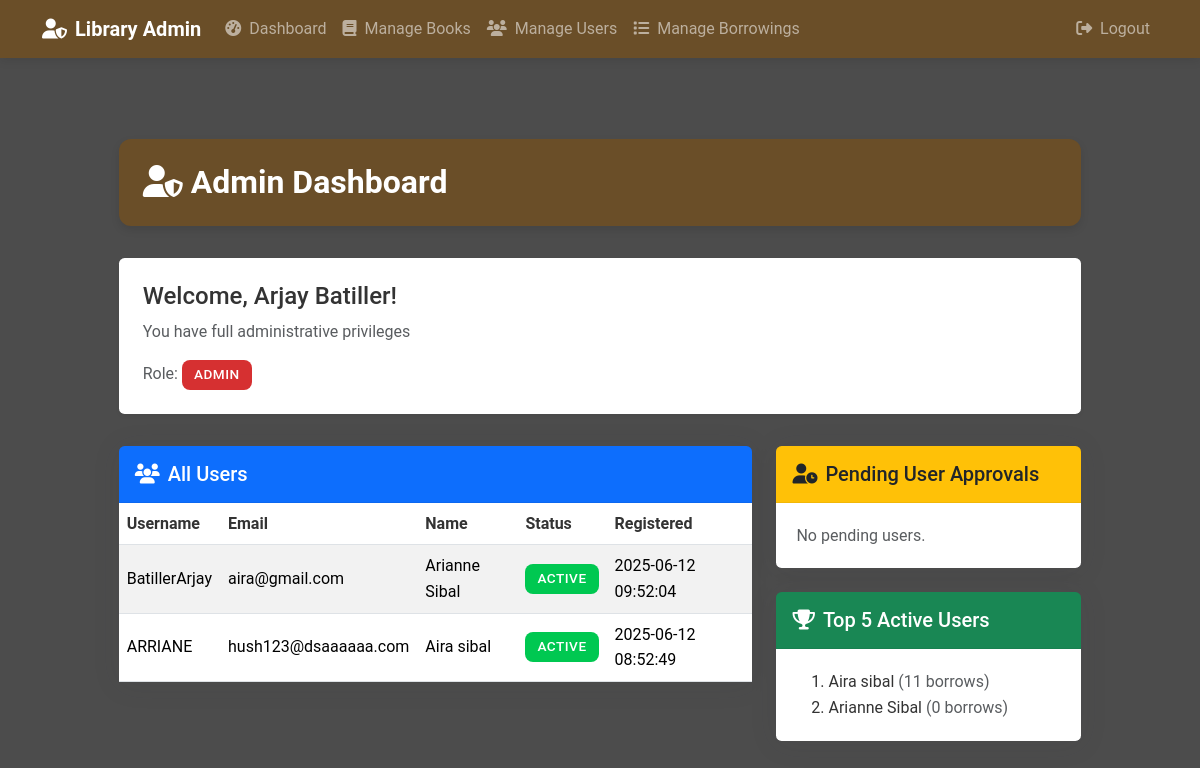
The app's page /admin-dashboard.php (signed in) with its own data.
### tables this page shows
CREATE TABLE `users` (
  `id` int(11) NOT NULL,
  `username` varchar(50) NOT NULL,
  `password` varchar(255) NOT NULL,
  `email` varchar(100) NOT NULL,
  `first_name` varchar(50) NOT NULL,
  `last_name` varchar(50) NOT NULL,
  `status` enum('active','pending','suspended') NOT NULL DEFAULT 'pending',
  `created_at` timestamp NOT NULL DEFAULT current_timestamp(),
  `updated_at` timestamp NOT NULL DEFAULT current_timestamp() ON UPDATE current_timestamp(),
  `remember_token` varchar(64) DEFAULT NULL,
  `role_id` int(11) DEFAULT 2,
  `birthday` date DEFAULT NULL,
  `mobile_number` varchar(20) DEFAULT NULL,
  `gender` enum('male','female') DEFAULT NULL,
  `terms_accepted` tinyint(1) DEFAULT 0
);

### admin-dashboard.php (the view, shortened to what this page needs)
<?php
require_once 'config.php';
try {
    $stmt = $pdo->query("SELECT id, username, email, first_name, last_name, status, created_at FROM users ORDER BY created_at DESC");
    $users = $stmt->fetchAll(PDO::FETCH_ASSOC);
} catch (PDOException $e) {
    $users = [];
    $error = "Failed to fetch users: " . $e->getMessage();
}
$pendingUsers = array_filter($users, function($u) { return $u['status'] === 'pending'; });
try {
    $topUsersStmt = $pdo->query("
        SELECT u.id, u.username, u.first_name, u.last_name, COUNT(b.id) as borrow_count
        FROM users u
        LEFT JOIN borrowings b ON u.id = b.user_id
        GROUP BY u.id
        ORDER BY borrow_count DESC
        LIMIT 5
    ");
    $topUsers = $topUsersStmt->fetchAll(PDO::FETCH_ASSOC);
} catch (PDOException $e) {
    $topUsers = [];
}
?>
<!DOCTYPE html>
<html>
<head>
    <link href="https://cdn.jsdelivr.net/npm/bootstrap@5.3.2/dist/css/bootstrap.min.css" rel="stylesheet">
    <link href="style.css" rel="stylesheet">
    <link rel="stylesheet" href="https://cdnjs.cloudflare.com/ajax/libs/font-awesome/6.4.0/css/all.min.css">
</head>
<body>
    <nav class="navbar navbar-expand-lg navbar-dark fixed-top">
        <div class="container">
            <a class="navbar-brand" href="admin-dashboard.php">
                <i class="fas fa-user-shield me-2"></i>Library Admin
            </a>
            <div class="collapse navbar-collapse" id="navbarNav">
                <ul class="navbar-nav me-auto">
                    <li class="nav-item"><a class="nav-link" href="admin-dashboard.php"><i class="fas fa-tachometer-alt me-1"></i> Dashboard</a></li>
                    <li class="nav-item"><a class="nav-link" href="manage-books.php"><i class="fas fa-book me-1"></i> Manage Books</a></li>
                    <li class="nav-item"><a class="nav-link" href="manage-users.php"><i class="fas fa-users me-1"></i> Manage Users</a></li>
                    <li class="nav-item"><a class="nav-link" href="admin-borrowings.php"><i class="fas fa-list me-1"></i> Manage Borrowings</a></li>
                </ul>
                <ul class="navbar-nav">
                    <li class="nav-item"><a class="nav-link" href="logout.php"><i class="fas fa-sign-out-alt me-1"></i> Logout</a></li>
                </ul>
            </div>
        </div>
    </nav>
    <div class="admin-container" style="margin-top: 80px;">
        <div class="admin-header d-flex justify-content-between align-items-center">
            <h2><i class="fas fa-user-shield me-2"></i>Admin Dashboard</h2>
        </div>
        <div class="user-info">
            <h4>Welcome, <?php echo htmlspecialchars($_SESSION['first_name'] . ' ' . $_SESSION['last_name']); ?>!</h4>
            <p class="text-muted">You have full administrative privileges</p>
            <div class="d-flex gap-3">
                <span class="text-muted">Role: <span class="badge bg-danger">Admin</span></span>
            </div>
        </div>
        <div class="row">
            <div class="col-lg-8">
                <div class="admin-card mb-4">
                    <div class="admin-card-header bg-primary text-white p-3">
                        <h5 class="mb-0"><i class="fas fa-users me-2"></i>All Users</h5>
                    </div>
                    <div class="card-body p-0">
                        <div class="table-responsive">
                            <table class="table table-striped mb-0">
                                <thead>
                                    <tr>
                                        <th>Username</th>
                                        <th>Email</th>
                                        <th>Name</th>
                                        <th>Status</th>
                                        <th>Registered</th>
                                    </tr>
                                </thead>
                                <tbody>
                                    <?php foreach ($users as $user): ?>
                                        <tr>
                                            <td><?php echo htmlspecialchars($user['username']); ?></td>
                                            <td><?php echo htmlspecialchars($user['email']); ?></td>
                                            <td><?php echo htmlspecialchars($user['first_name'] . ' ' . $user['last_name']); ?></td>
                                            <td><span class="badge bg-<?php echo $user['status'] === 'active' ? 'success' : ($user['status'] === 'pending' ? 'warning' : 'secondary'); ?>"><?php echo htmlspecialchars(ucfirst($user['status'])); ?></span></td>
                                            <td><?php echo htmlspecialchars($user['created_at']); ?></td>
                                        </tr>
                                    <?php endforeach; ?>
                                </tbody>
                            </table>
                        </div>
                    </div>
                </div>
            </div>
            <div class="col-lg-4">
                <div class="admin-card mb-4">
                    <div class="admin-card-header bg-warning text-dark p-3">
                        <h5 class="mb-0"><i class="fas fa-user-clock me-2"></i>Pending User Approvals</h5>
                    </div>
                    <div class="card-body">
                        <?php if (empty($pendingUsers)): ?>
                            <div class="text-muted">No pending users.</div>
                        <?php endif; ?>
                    </div>
                </div>
                <div class="admin-card">
                    <div class="admin-card-header bg-success text-white p-3">
                        <h5 class="mb-0"><i class="fas fa-trophy me-2"></i>Top 5 Active Users</h5>
                    </div>
                    <div class="card-body">
                        <?php if (empty($topUsers)): ?>
                            <div class="text-muted">No data available.</div>
                        <?php else: ?>
                            <ol class="mb-0">
                                <?php foreach ($topUsers as $top): ?>
                                    <li><?php echo htmlspecialchars($top['first_name'] . ' ' . $top['last_name']); ?> <span class="text-muted">(<?php echo $top['borrow_count']; ?> borrows)</span></li>
                                <?php endforeach; ?>
                            </ol>
                        <?php endif; ?>
                    </div>
                </div>
            </div>
        </div>
    </div>
</body>
</html>

### style.css (style rules this page uses)
* { margin: 0; padding: 0; box-sizing: border-box; }
:root { --primary-color: #6a4e28; --primary-hover: #8b683c; --text-color: #333; --light-text: #666; --border-color: #e1e1e1; --success-color: #00C851; --warning-color: #ffbb33; --danger-color: #d63031; --white: #fff; --container-bg: rgba(255, 255, 255, 0.95); --shadow-color: rgba(0, 0, 0, 0.1); }
body { background: linear-gradient(rgba(0, 0, 0, 0.7), rgba(0, 0, 0, 0.7)), url('https://images.unsplash.com/photo-1507842217343-583bb7270b66?ixlib=rb-4.0.3&auto=format&fit=crop&w=2340&q=80'); background-size: cover; background-position: center; background-attachment: fixed; background-repeat: no-repeat; min-height: 100vh; font-family: 'Roboto', sans-serif; color: var(--text-color); line-height: 1.6; display: flex; align-items: center; justify-content: center; padding-top: 7vh; }
.navbar { background-color: var(--primary-color) !important; box-shadow: 0 2px 10px rgba(0,0,0,0.1); }
.navbar-brand { font-weight: 600; }
.container { width: 100%; padding-right: 1.5vh; padding-left: 1.5vh; margin-right: auto; margin-left: auto; display: flex; align-items: center; justify-content: center; }
a { color: var(--primary-color); text-decoration: none; transition: all 0.3s ease; position: relative; }
a:not(.btn)::after { content: ''; position: absolute; width: 100%; height: 1px; bottom: -2px; left: 0; background-color: var(--primary-color); transform: scaleX(0); transform-origin: right; transition: transform 0.3s ease; }
.badge { font-weight: 500; padding: 0.5rem 0.75rem; font-size: 0.85rem; letter-spacing: 0.5px; text-transform: uppercase; border-radius: 8px; }
.badge.bg-success { background-color: var(--success-color) !important; }
.badge.bg-danger { background-color: var(--danger-color) !important; }
.table { margin-bottom: 0; }
.table th { font-weight: 600; color: var(--text-color); border-top: none; }
.table td { vertical-align: middle; }
.badge { font-weight: 500; padding: 0.5rem 0.75rem; border-radius: 8px; }
.admin-container { max-width: 130vh; margin: 2rem auto; padding: 0 1.5rem; }
.admin-header { background-color: var(--primary-color); color: white; padding: 1.5rem; border-radius: 12px; margin-bottom: 2rem; box-shadow: 0 4px 8px rgba(0,0,0,0.1); }
.admin-header h2 { margin-bottom: 0; font-weight: 600; }
.admin-card { border: none; border-radius: 0.35rem; box-shadow: 0 0.15rem 1.75rem 0 rgba(58, 59, 69, 0.1); margin-bottom: 1.5rem; transition: transform 0.3s ease; }
.admin-card-header { border-radius: 0.35rem 0.35rem 0 0 !important; padding: 1rem 1.35rem; border-bottom: 1px solid rgba(0, 0, 0, 0.05); }
.card-body { padding: 1.25rem; background-color: white; border-radius: 0 0 0.35rem 0.35rem; }
.user-info { background-color: white; border-radius: 0.35rem; padding: 1.5rem; margin-bottom: 2rem; box-shadow: 0 2px 4px rgba(0,0,0,0.05); }

### records on screen
users: username "BatillerArjay", email "aira@gmail.com", first_name+last_name "Arianne Sibal", status "ACTIVE", created_at "2025-06-12 09:52:04", borrow_count "0"
users: username "ARRIANE", email "hush123@dsaaaaaa.com", first_name+last_name "Aira sibal", status "ACTIVE", created_at "2025-06-12 08:52:49", borrow_count "11"

### other values on screen
$_SESSION['first_name'] . ' ' . $_SESSION['last_name'] "Arjay Batiller"
